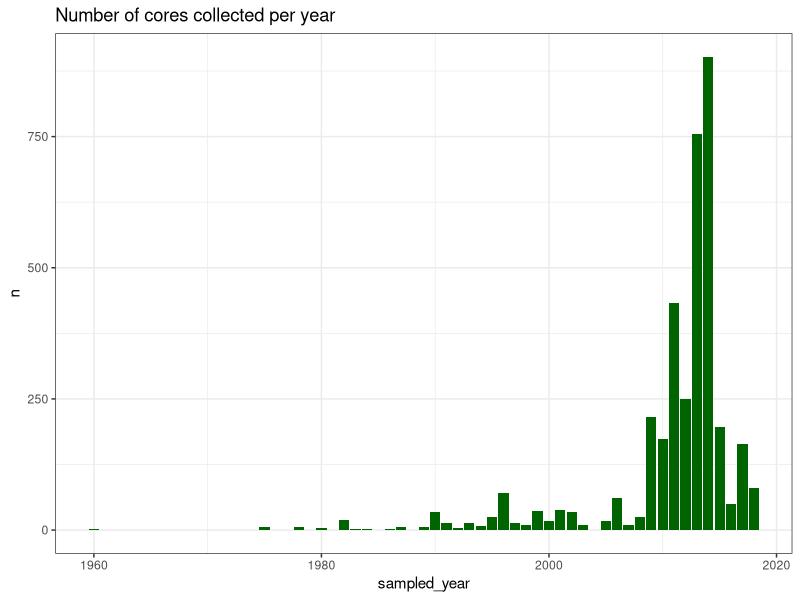
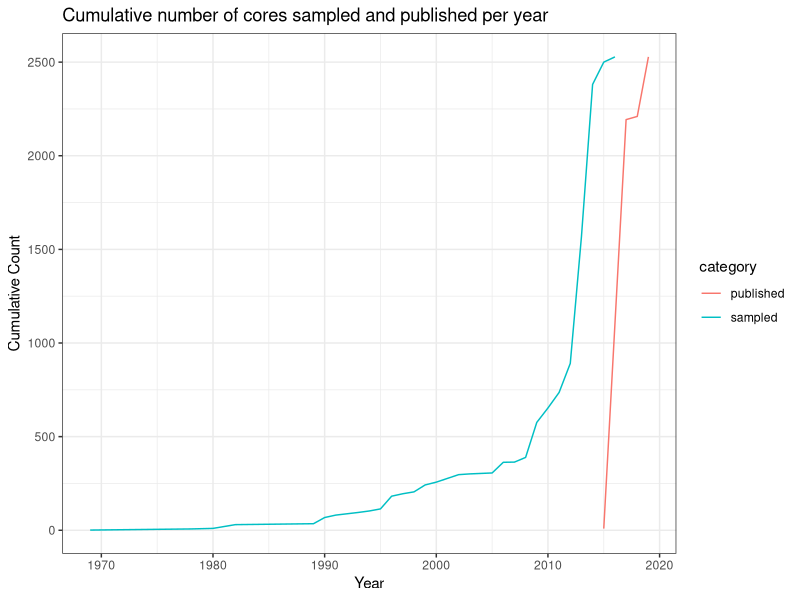
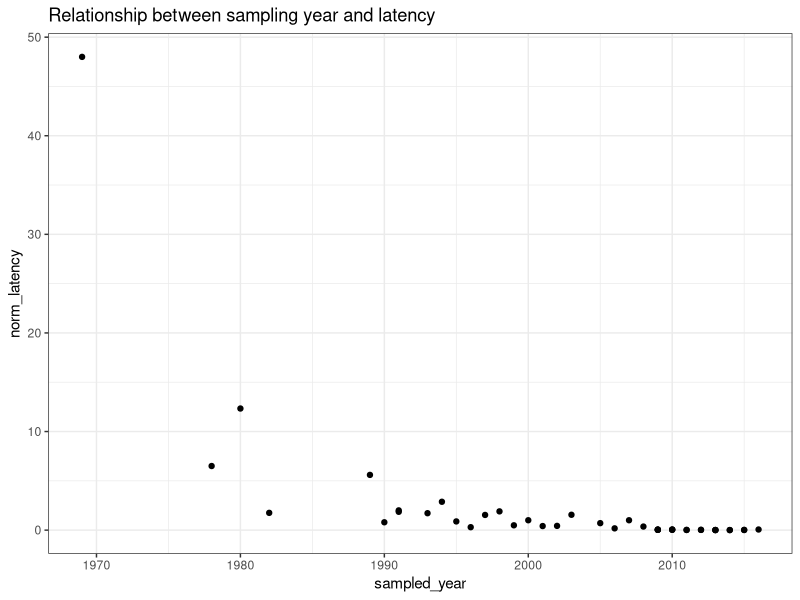
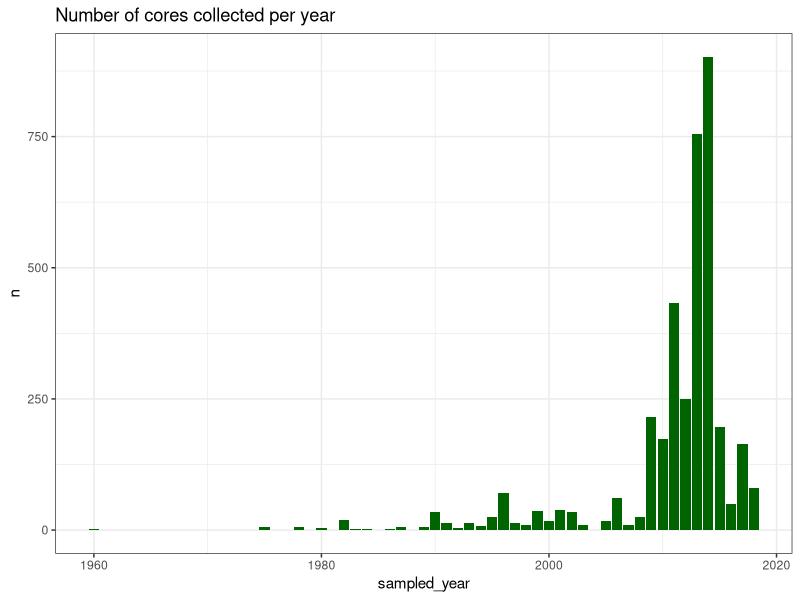
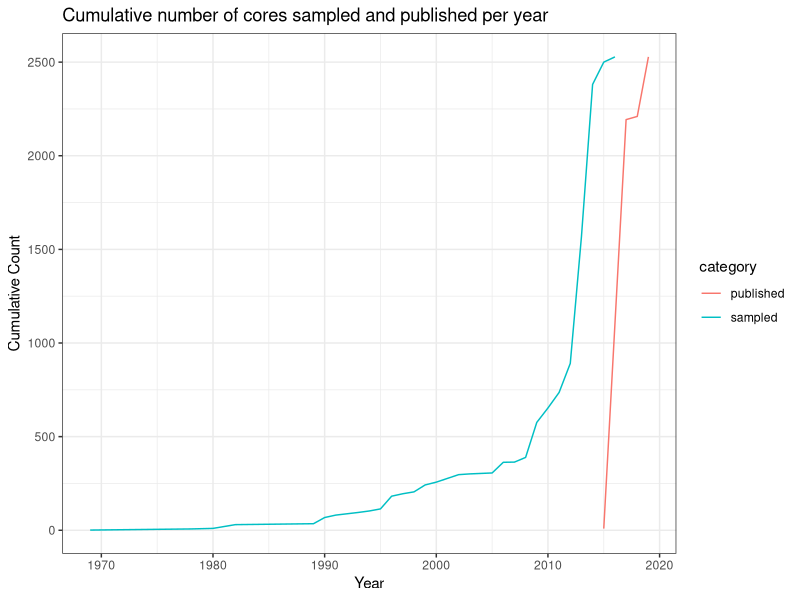
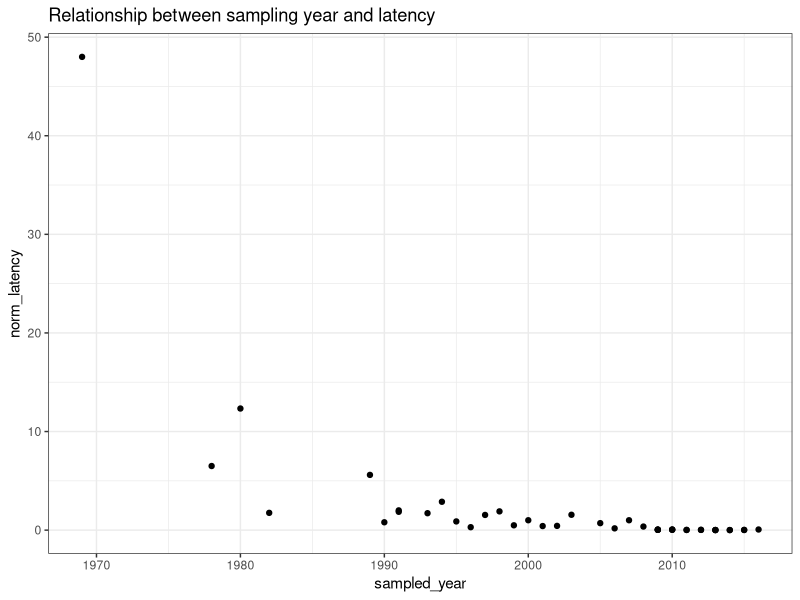

Write the R code that produced these figures, in order.
## CCRCN Database Paper ####

## Analyze data latency from time of sampling to time of publishing
## contact: Jaxine Wolfe, wolfejax@si.edu


library(tidyverse)

# Prepare Workspace ####

cores <- read_csv("data/CCRCN_V2/cores.csv", guess_max = 7000)
citations <- read_csv("data/CCRCN_synthesis/CCRCN_study_citations.csv")

# Create a table of core sampling date and data publishing date

pub_dates <- citations %>% 
  filter(bibtype == "Misc") %>% 
  select(study_id, year) %>% 
  filter(study_id != "Windham_Meyers_et_al_2010" | year == "2010") %>%
  filter(study_id != "Piazza_et_al_2011" | year == "2011") %>%
  rename(pub_year = year)

core_dates <- cores %>% 
  select(study_id, site_id, core_id, year) %>%
  drop_na(year) %>%
  rename(sampled_year = year)
# over 2000 cores with no sampling year

# which cores have no associated date
na_core_date <- cores %>%
  filter(is.na(year))
sort(unique(na_core_date$study_id))

# determine the number of sampled cores per year
sampled_cores <- core_dates %>%
  add_count(sampled_year) %>% 
  select(sampled_year, n) %>% distinct() %>%
  arrange(sampled_year)

# plot the number of cores collected for each sampling year 
# (that were published in our database)
ggplot(sampled_cores, aes(sampled_year, n)) +
  geom_col(fill = "darkgreen") + theme_bw() +
  ggtitle("Number of cores collected per year")
ggsave("database_paper/figures/cores_sampled_per_year.jpg")

# join tables
dates <- left_join(core_dates, pub_dates) %>%
  drop_na(pub_year) # a few citations aren't aligning
  
# Compute cumulative counts ####
cumu_sampled <- dates %>% select(sampled_year) %>%
  rename(year = sampled_year) %>% 
  arrange(year) %>% add_count(year) %>% distinct() %>%
  mutate(cumulative_sampled = cumsum(n)) %>% select(-n)

cumu_pub <- dates %>% select(pub_year) %>%
  rename(year = pub_year) %>% 
  arrange(year) %>% add_count(year) %>%  distinct() %>%
  mutate(cumulative_published = cumsum(n)) %>% select(-n)

counts <- full_join(cumu_sampled, cumu_pub) %>%
  pivot_longer(cols = contains("cumulative"), 
               names_to = "category",
               names_prefix = "cumulative_", 
               values_to = "cumulative_count") %>%
  drop_na(cumulative_count)

# plot cumulative counts for sampled and published cores per year
ggplot(counts, aes(year, cumulative_count, col = category)) +
  geom_line() + 
  xlab("Year") + ylab("Cumulative Count") +
  theme_bw() +
  ggtitle("Cumulative number of cores sampled and published per year")
ggsave("database_paper/figures/cores_sampled_v_published.jpg")

## Data Latency ####

# compute latency of data
data_latency <- dates %>%  
  mutate(latency = pub_year - sampled_year) %>%
  select(sampled_year, pub_year, latency) %>% distinct() %>%
  # join core count per year to normalize latency by the number of cores collected per year
  left_join(sampled_cores) %>%
  mutate(norm_latency = latency/n) %>%
  arrange(sampled_year)

# plot relationship between year of sampling and the time it took to publish
ggplot(data_latency, aes(sampled_year, norm_latency)) +
  geom_point() + 
  # geom_smooth(method=lm, col = "black", lty = 2, alpha = 0.3) +
  theme_bw() +
  ggtitle("Relationship between sampling year and latency")
ggsave("database_paper/figures/data_latency.jpg")
